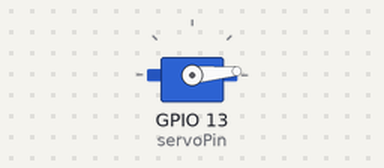
The sketch below on a simulated ESP32. Shown: servo.

Above: at 0.05 s.
At 0.45 s:
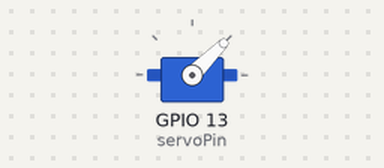
At 0.9 s:
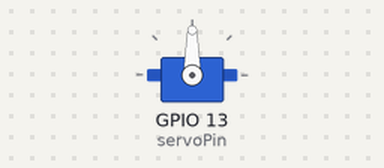
At 1.8 s:
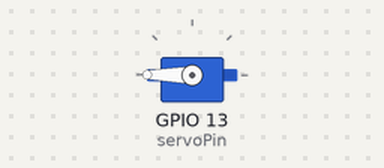
Timing chart, 0 to 4.2 s (numbered marks = the images above):
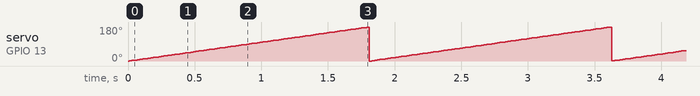

Measured:
- by itself, servo on GPIO 13 (servoPin): ramps from 0° to 180° and jumps back, once every 1.8 s

The sketch:

Servo.ino
```cpp
/*
  Esp32 Servo: https://github.com/madhephaestus/ESP32Servo or available in the servo folder.
  This code rotates servo motor 0 to 180 and then back to 0 contnuously.
 */
#include <ESP32Servo.h>

Servo myservo;  // create servo object to control a servo
int servoPin = 13;      // GPIO pin used to connect the servo control (digital out)

void setup()
{
  // Allow allocation of all timers
  ESP32PWM::allocateTimer(0);
  ESP32PWM::allocateTimer(1);
  ESP32PWM::allocateTimer(2);
  ESP32PWM::allocateTimer(3);
  myservo.setPeriodHertz(50);// Standard 50hz servo
  myservo.attach(servoPin, 500, 2400);
  // "myservo.attach(servoPin);"
}

void loop() {
  for (int i = 0; i < 181; i++) {
    myservo.write(i);                  // set the servo position according to the scaled value
    delay(10);                          // wait for the servo to get there
  }
}
```
